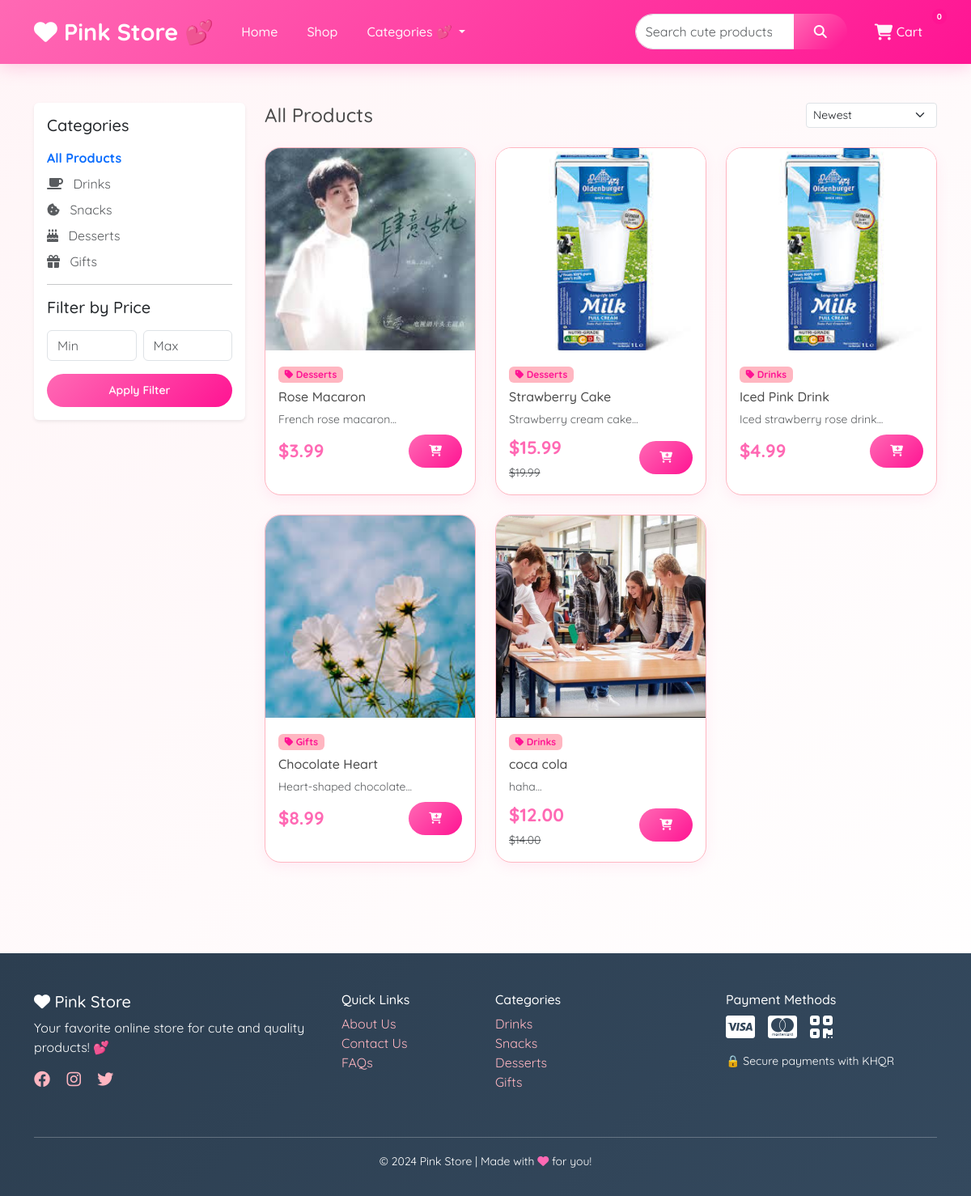
Page /shop on the committed database.
### models.py (models this page shows)
class Category:
    pass

class Product:
    pass

### routes.py (the view)
    @app.route('/shop')
    def shop():
        categories = Category.query.filter_by(is_active=True).all()
        category_id = request.args.get('category', type=int)
        if category_id:
            products = Product.query.filter_by(category_id=category_id, is_active=True).all()
            selected_category = Category.query.get(category_id)
        else:
            products = Product.query.filter_by(is_active=True).all()
            selected_category = None
        cart_count = sum(item['quantity'] for item in session.get('cart', []))
        return render_template('shop.html',
                               categories=categories,
                               products=products,
                               selected_category=selected_category,
                               cart_count=cart_count)

### templates/shop.html (shortened to what this page needs)
{% extends 'base.html' %}
{% block content %}
<div class="container py-5">
    <div class="row">
        <div class="col-lg-3 mb-4">
            <div class="card border-0 shadow-sm">
                <div class="card-body">
                    <h5 class="mb-3">Categories</h5>
                    <ul class="list-unstyled">
                        <li class="mb-2">
                            <a href="{{ url_for('shop') }}" class="text-decoration-none {% if not selected_category %}text-pink fw-bold{% else %}text-muted{% endif %}">
                                All Products
                            </a>
                        </li>
                        {% for cat in categories %}
                        <li class="mb-2">
                            <a href="{{ url_for('shop') }}?category={{ cat.id }}" class="text-decoration-none {% if selected_category == cat.id %}text-pink fw-bold{% else %}text-muted{% endif %}">
                                <i class="{{ cat.icon }} me-2"></i> {{ cat.name }}
                            </a>
                        </li>
                        {% endfor %}
                    </ul>
                    <hr>
                    <h5 class="mb-3">Filter by Price</h5>
                    <form method="get" action="{{ url_for('shop') }}">
                        <div class="row g-2">
                            <div class="col-6">
                                <input type="number" name="min_price" class="form-control" placeholder="Min" value="{{ request.args.get('min_price', '') }}">
                            </div>
                            <div class="col-6">
                                <input type="number" name="max_price" class="form-control" placeholder="Max" value="{{ request.args.get('max_price', '') }}">
                            </div>
                        </div>
                        <button type="submit" class="btn btn-pink btn-sm w-100 mt-3">Apply Filter</button>
                    </form>
                </div>
            </div>
        </div>
        <div class="col-lg-9">
            <div class="d-flex justify-content-between align-items-center mb-4">
                <h4 class="mb-0">{% if current_category %}{{ current_category.name }}{% else %}All Products{% endif %}</h4>
                <div class="d-flex gap-2">
                    <select class="form-select form-select-sm" id="sortSelect" style="width: auto;">
                        <option value="newest" {% if sort_by == 'newest' %}selected{% endif %}>Newest</option>
                    </select>
                </div>
            </div>
            {% if products %}
            <div class="row g-4">
                {% for product in products %}
                <div class="col-md-4 col-sm-6">
                    <div class="product-card">
                        {% if product.discount_percent > 0 %}
                        <div class="position-absolute top-0 start-0 m-2">
                            <span class="badge bg-danger">-{{ product.discount_percent }}%</span>
                        </div>
                        {% endif %}
                        <img src="{{ product.image_url }}" class="product-image" alt="{{ product.name }}">
                        <div class="p-3">
                            <span class="badge bg-pink mb-2" style="background: #ffb6c1; color: #ff1493;">
                                <i class="fas fa-tag"></i> {{ product.category.name if product.category else 'General' }}
                            </span>
                            <h6 class="mb-2">{{ product.name }}</h6>
                            <p class="text-muted small mb-2">{{ product.short_description[:60] if product.short_description else '' }}...</p>
                            <div class="d-flex justify-content-between align-items-center">
                                <div>
                                    <span class="product-price">${{ "%.2f"|format(product.price) }}</span>
                                    {% if product.compare_price %}
                                    <br><small class="text-muted"><s>${{ "%.2f"|format(product.compare_price) }}</s></small>
                                    {% endif %}
                                </div>
                                <button class="btn btn-pink btn-sm" onclick="addToCart({{ product.id }})">
                                    <i class="fas fa-cart-plus"></i>
                                </button>
                            </div>
                        </div>
                    </div>
                </div>
                {% endfor %}
            </div>
            {% endif %}
        </div>
    </div>
</div>
{% endblock %}

### templates/base.html (shortened to what this page needs)
<!DOCTYPE html>
<html lang="en">
<head>
    <link href="https://cdn.jsdelivr.net/npm/bootstrap@5.3.0/dist/css/bootstrap.min.css" rel="stylesheet">
    <link rel="stylesheet" href="https://cdnjs.cloudflare.com/ajax/libs/font-awesome/6.4.0/css/all.min.css">
</head>
<body>
    <nav class="navbar navbar-expand-lg navbar-dark sticky-top">
        <div class="container">
            <a class="navbar-brand" href="{{ url_for('index') }}">
                <i class="fas fa-heart"></i> Pink Store 💕
            </a>
            <div class="collapse navbar-collapse" id="navbarNav">
                <ul class="navbar-nav me-auto">
                    <li class="nav-item">
                        <a class="nav-link" href="{{ url_for('index') }}">Home</a>
                    </li>
                    <li class="nav-item">
                        <a class="nav-link" href="{{ url_for('shop') }}">Shop</a>
                    </li>
                    <li class="nav-item dropdown">
                        <a class="nav-link dropdown-toggle" href="#" role="button" data-bs-toggle="dropdown">
                            Categories 💕
                        </a>
                    </li>
                </ul>
                <form class="d-flex me-3" action="{{ url_for('shop') }}" method="get">
                    <div class="input-group">
                        <input class="form-control" type="search" name="search" placeholder="Search cute products..." style="border-radius: 25px 0 0 25px;">
                        <button class="btn btn-pink" type="submit" style="border-radius: 0 25px 25px 0;">
                            <i class="fas fa-search"></i>
                        </button>
                    </div>
                </form>
                <ul class="navbar-nav">
                    <li class="nav-item position-relative">
                        <a class="nav-link" href="{{ url_for('view_cart') }}">
                            <i class="fas fa-shopping-cart fa-lg"></i> Cart
                            <span class="cart-badge" id="cartCount">{{ cart_count|default(0) }}</span>
                        </a>
                    </li>
                </ul>
            </div>
        </div>
    </nav>
    <main>
        {% block content %}{% endblock %}
    </main>
    <footer class="footer">
        <div class="container">
            <div class="row">
                <div class="col-md-4 mb-4">
                    <h5><i class="fas fa-heart"></i> Pink Store</h5>
                    <p>Your favorite online store for cute and quality products! 💕</p>
                    <div class="mt-3">
                        <a href="#" class="me-3"><i class="fab fa-facebook fa-lg"></i></a>
                        <a href="#" class="me-3"><i class="fab fa-instagram fa-lg"></i></a>
                        <a href="#" class="me-3"><i class="fab fa-twitter fa-lg"></i></a>
                    </div>
                </div>
                <div class="col-md-2 mb-4">
                    <h6>Quick Links</h6>
                    <ul class="list-unstyled">
                        <li><a href="#">About Us</a></li>
                        <li><a href="#">Contact Us</a></li>
                        <li><a href="#">FAQs</a></li>
                    </ul>
                </div>
                <div class="col-md-3 mb-4">
                    <h6>Categories</h6>
                    <ul class="list-unstyled">
                        {% for cat in categories[:4] %}
                        <li><a href="{{ url_for('category_products', slug=cat.slug) }}">{{ cat.name }}</a></li>
                        {% endfor %}
                    </ul>
                </div>
                <div class="col-md-3 mb-4">
                    <h6>Payment Methods</h6>
                    <div class="d-flex gap-3 flex-wrap">
                        <i class="fab fa-cc-visa fa-2x"></i>
                        <i class="fab fa-cc-mastercard fa-2x"></i>
                        <i class="fas fa-qrcode fa-2x"></i>
                    </div>
                    <p class="mt-3 small">🔒 Secure payments with KHQR</p>
                </div>
            </div>
            <hr class="mt-3" style="background: rgba(255,255,255,0.1);">
            <div class="text-center mt-3">
                <small>© 2024 Pink Store | Made with <i class="fas fa-heart" style="color: #ff69b4;"></i> for you!</small>
            </div>
        </div>
    </footer>
</body>
</html>

### templates/base.html (style rules this page uses)
:root { --primary-pink: #ff69b4; --light-pink: #ffb6c1; --soft-pink: #fff0f5; --dark-pink: #ff1493; --bg-pink: #fff5f7; }
body { font-family: 'Quicksand', sans-serif; background: linear-gradient(135deg, var(--bg-pink) 0%, #ffffff 100%); color: #4a4a4a; min-height: 100vh; }
.navbar { background: linear-gradient(135deg, var(--primary-pink), var(--dark-pink)); box-shadow: 0 4px 20px rgba(255, 105, 180, 0.3); padding: 0.8rem 0; }
.navbar-brand { font-size: 1.8rem; font-weight: 700; color: white !important; }
.navbar-brand i { animation: heartbeat 1.5s ease infinite; }
.nav-link { color: rgba(255,255,255,0.95) !important; font-weight: 500; transition: all 0.3s ease; border-radius: 25px; padding: 8px 18px !important; }
.cart-badge { position: absolute; top: -8px; right: -12px; background: #ff1493; color: white; border-radius: 50%; padding: 2px 6px; font-size: 10px; font-weight: bold; }
.btn-pink { background: linear-gradient(135deg, var(--primary-pink), var(--dark-pink)); color: white; border: none; padding: 10px 25px; border-radius: 25px; font-weight: 600; transition: all 0.3s ease; }
.product-card { background: white; border-radius: 20px; overflow: hidden; transition: all 0.3s ease; box-shadow: 0 5px 15px rgba(255, 105, 180, 0.1); height: 100%; border: 1px solid var(--light-pink); }
.product-image { height: 250px; object-fit: cover; width: 100%; }
.product-price { font-size: 1.4rem; font-weight: 700; color: var(--primary-pink); }
.footer { background: linear-gradient(135deg, #2c3e50, #34495e); color: white; padding: 3rem 0 2rem; margin-top: 4rem; }
.footer a { color: var(--light-pink); text-decoration: none; }

### rows in the picture
Category: name "Drinks"
Category: name "Snacks"
Category: name "Desserts"
Category: name "Gifts"
Product: image_url (picture), category "Desserts", name "Rose Macaron", short_description "French rose macaron", price "3.99"
Product: image_url (picture), category "Desserts", name "Strawberry Cake", short_description "Strawberry cream cake", price "15.99", compare_price "19.99"
Product: image_url (picture), category "Drinks", name "Iced Pink Drink", short_description "Iced strawberry rose drink", price "4.99"
Product: image_url (picture), category "Gifts", name "Chocolate Heart", short_description "Heart-shaped chocolate", price "8.99"
Product: image_url (picture), category "Drinks", name "coca cola", short_description "haha", price "12.00", compare_price "14.00"

### other values in the picture
{{ cart_count|default(0) }} "0"
